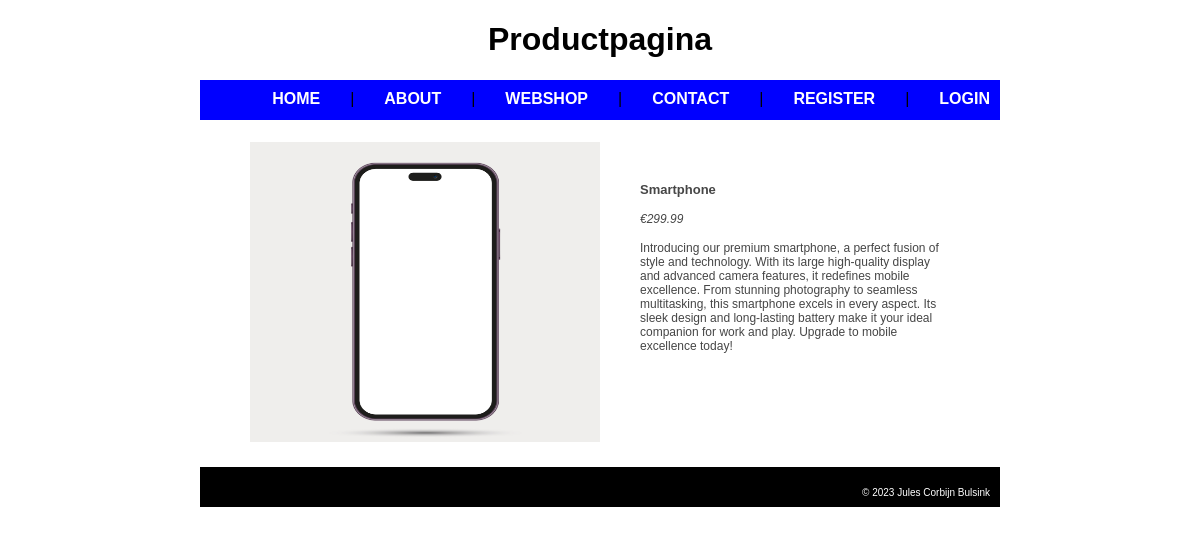
The page /index.php?page=productpage2 on the database its author committed.
### tables this page shows
CREATE TABLE `products` (
  `id` int(6) UNSIGNED NOT NULL,
  `name` varchar(50) NOT NULL,
  `description` text NOT NULL,
  `price` float NOT NULL,
  `filenameimage` varchar(100) NOT NULL
);

### sessionmanager.php (called while the page is built, shortened)
<?php
function isUserLoggedIn() {
    return isset($_SESSION['username']) && !empty($_SESSION['username']);
}
?>

### mysqlconnect.php (called while the page is built, shortened)
<?php
function connectDatabase() {
    $servername = "localhost";
    $username = "WebShopUser";
    $password = "1234";
    $dbname = "corbijns_webshop";
    $conn = mysqli_connect($servername, $username, $password, $dbname);
    return $conn;
}
function getProduct($id) {
    $conn = connectDatabase();
    try {
        $sql = "SELECT * FROM products WHERE id = '$id'";
        $result = mysqli_query($conn, $sql);
        if (mysqli_num_rows($result)) {
            $product = mysqli_fetch_assoc($result);
        }
        return $product;
    } finally {
        mysqli_close($conn);
    }
}
?>

### productpage.php (the view, shortened to what this page needs)
<?php
function showProductPageHeader() {
    echo 'Productpagina';
}
function showProductPageContent($data) {
    extract($data['product']);
    echo '
    <ul class="product">
        <div class="productimage">
            <li><img src="images/' . $filenameimage . '"</li>
        </div>
        <div class="productinfo">
            <li class="productname">' . $name . '</li>
            <li class="price">€' . $price . '</li>
            <li class="description">' . $description . '</li>
        </div>
    </ul>';
}
?>

### index.php (shortened to what this page needs)
<?php
require('sessionmanager.php');
require('validations.php');
require('productpage.php');
$page = getRequestedPage();
$data = processRequest($page);
showResponsePage($data);
function getRequestedPage() {
    $requested_type = $_SERVER['REQUEST_METHOD'];
    if ($requested_type == 'POST') {
        $requested_page = getPostVar('page', 'home');
    } else {
        $requested_page = getUrlVar('page', 'home');
    }
    return $requested_page;
}
function getUrlVar($key, $default = '') {
    $value = filter_input(INPUT_GET, $key, FILTER_SANITIZE_STRING);
    return isset($value) ? $value : $default;
}
function processRequest($page) {
    $data = initializeFormData($page);
    if ($_SERVER["REQUEST_METHOD"] == "POST") {
        switch($page) {
            case 'contact':
                $data = validateContactForm($data);
                if($data['valid']) {
                    $page = "thanks";
                }
                break;
            case 'register':
                $data = validateRegisterForm($data);
                if ($data['valid']) {
                    extract($data);
                    storeUser($name, $email, $pass);
                    $page = "login";
                }
                break;
            case 'settings':
                $data = validateSettingsForm($data);
                if ($data['valid']) {
                    extract($data);
                    $data = updatePasswordByEmail($email, $newpass, $data);
                }
                break;
            case 'login':
                $data = validateLoginForm($data);
                if ($data['valid']) {
                    extract($data);
                    loginUser($username, $useremail);
                    $page = "home";
                }
                break;
        }
        $data['page'] = $page;
        return $data;
    } else {
        if ($page === 'logout') {
            logoutUser();
            $page = "home";
        } elseif ($page === 'webshop') {
            $data['products'] = getProducts();
        } elseif (substr($page, 0, 11) === 'productpage') {
            $productid = getProductIdFromPage($page);
            $data['product'] = getProduct($productid);
            $page = "productpage";
        }
        $data['page'] = $page;
        return $data;
    }
}
function showResponsePage($data) {
    beginDocument();
    showHeadSection($data);
    showBodySection($data);
    endDocument();
}
function beginDocument() {
    echo '
    <!DOCTYPE html>
    <html>';
}
function showHeadSection($data) {
    echo '    <head>' . PHP_EOL;
    echo '<link rel="stylesheet" href="CSS/style.css">';
    echo '    </head>' . PHP_EOL;
}
function showBodySection($data) {
    echo '<body>' . PHP_EOL;
    echo '  <div class="container">' . PHP_EOL;
    showHeader($data);
    showMenu();
    showContent($data);
    showFooter();
    echo '  </div>' . PHP_EOL;
    echo '</body>' . PHP_EOL;
}
function endDocument() {
    echo '</html>';
}
function showHeader($data) {
    echo '<header>' . PHP_EOL;
    echo '  <h1>';
    switch ($data['page']) {
        case 'productpage':
            showProductPageHeader();
            break;
    }
    echo '  </h1>';
    echo '</header>' . PHP_EOL;
}
function showMenu() {
    echo '<nav>';
    echo '<ul class="lowernav">';
    showMenuItem("home", "HOME");
    echo '|';
    echo '|';
    echo '|';
    if(!isUserLoggedIn()) {
        echo '|';
        echo '|';
    }
    echo '
        </ul>
    </nav>';
}
function showMenuItem($link, $text) {
        echo '<li><a href="index.php?page=' . $link . '">' . $text . '</a></li>';
}
function showContent($data) {
    echo '<div class="content">' . PHP_EOL;
    switch ($data['page']) {
        case 'productpage':
            showProductPageContent($data);
            break;
    }
    echo '</div>' . PHP_EOL;
}
function showFooter() {
    echo '
    <footer>
        <p>&copy; 2023 Jules Corbijn Bulsink</p>
    </footer>';
}
?>

### CSS/style.css (style rules this page uses)
* { box-sizing: border-box; }
body { display: flex; justify-content: center; align-items: center; margin: 0px; font-family: Arial, Helvetica, sans-serif; }
.container { display: flex; flex-direction: column; width: 800px; }
header { min-height: 48px; text-align: center; }
nav > ul { display: flex; flex-direction: row; justify-content: flex-end; height: 40px; gap: 30px; padding: 10px; margin: 0px; list-style-type: none; }
nav > ul.lowernav { background-color: blue; }
nav > ul li > a { color: white; font-weight: bold; text-decoration: none; }
.content { margin: 10px; }
.content, select, button { font-size: 12px; color: rgb(70, 70, 70); }
div.productinfo { display: flex; flex-direction: column; padding: 40px; gap: 15px; align-items:self-start; }
ul.product { display: flex; list-style-type: none; }
ul.product > div.productimage > li > img { width: 350px; height: 300px; }
li.productname { font-size: 13px; font-weight: bold; }
li.price { font-style: italic; }
footer { display: flex; justify-content: flex-end; align-items: last baseline; background-color: black; color: white; height: 40px; padding: 10px; font-size: 10px; }
footer > p { align-self: baseline; }

### rows shown on the page
products: filenameimage (picture), name "Smartphone", price "299.99", description "Introducing our premium smartphone, a perfect fusion of style and technology. With its large high-quality display and advanced camera features, it redefines mobile excellence. From stunning photography to seamless multitasking, this smartphone excels in every aspect. Its sleek design and long-lasting battery make it your ideal companion for work and play. Upgrade to mobile excellence today!"

### other values the page prints
$text "HOME ABOUT WEBSHOP CONTACT REGISTER LOGIN"
